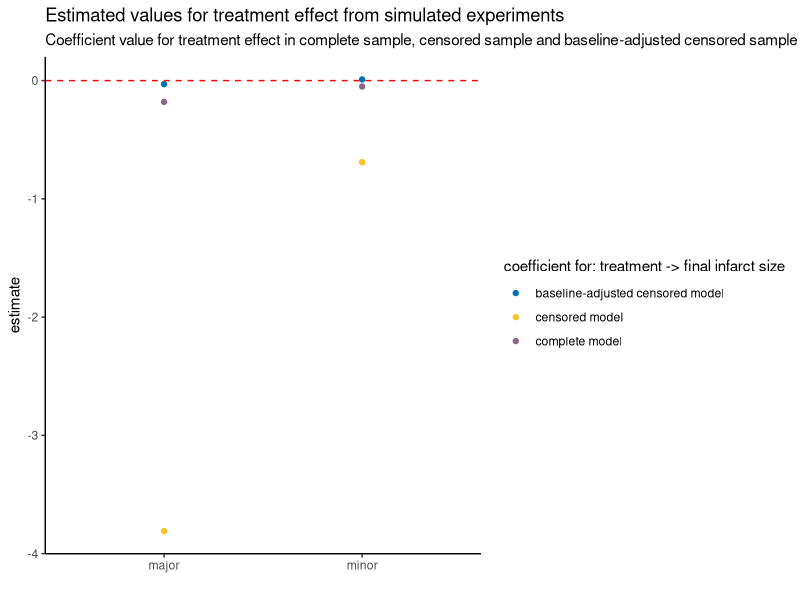

Source code (R): (Note: this script raises an error after producing the figure.)
library(tidyverse)

B=10000

# A bernuoulli prob_A
# L is normal with mean_L and sd_L
# Y = b_0 + b_1*A + b_2*L + rnorm(0,sd_Y)
# W = g_0 + g_1*A + g_2*L + rnorm(0, sd_W)

prob_A = 0.5
mean_L = 190  # from O'Collins (Book Chapter) Table 20.6. infarct size in control cohorts -> However time point is not clear, should we rather use 
# values from Gerriet 2003 (Figure 4)? 
sd_L = 50
b_0 = 50
b_1 = c(0) # this values will be varied to simulate a causal treatment effect 
b_2 = c(1.2) # this values were set according after combining estimates from Gerriet 2003 and O'Collins (Book Chapter): 
# baseline stroke volume is 6h after MCAo, outcome measurement is 24h after MCAo
g_0 = 3
g_1 = c(-10,-60) #this values will be varied to simulate a treatment effect on welfare with different magnitudes  
g_2 = c(-9) #taken from Bederson et al. 1986 
sd_Y = 10
sd_W = 2
cutoff_W = c(0.3)
n = 20 #total number of animals in the experiment

report <- expand_grid(prob_A, mean_L, sd_L, b_0, b_1, b_2, g_0, g_1, g_2, sd_Y, sd_W, cutoff_W, n)

naive_estimate <- matrix(NA_real_, ncol=B, nrow=nrow(report))
adjusted_mod_estimate <- matrix(NA_real_, ncol=B, nrow=nrow(report))
no_exclusion_estimate <- matrix(NA_real_, ncol=B, nrow=nrow(report))

set.seed(5)

# here starts the counting of the row
for (i in 1:nrow(report)) {

# here starts the loop in b
for (b in 1:B) {

# create the dataset
dat <- data.frame(A = rep(0:1,report$prob_A[i]*report$n[i], each=1),
                  L = rnorm(n=report$n[i], mean=report$mean_L[i], sd=report$sd_L[i]))
dat$W <- report$g_0[i] + report$g_1[i]*dat$A + report$g_2[i]*dat$L + rnorm(report$n[i], 0, report$sd_W[i])
dat$Y <- report$b_0[i] + report$b_1[i]*dat$A + report$b_2[i]*dat$L + rnorm(report$n[i], 0, report$sd_Y[i])
dat$W2 <- dat$W >= quantile(dat$W, probs=report$cutoff_W[i]) 
dat_s <- dat %>% filter(W2==TRUE)
naive_estimate[i,b] =  mean(dat_s$Y[dat_s$A==1]) - mean(dat_s$Y[dat_s$A==0])
#interpretation: if values for naive_estimate are < 0 -> treatment is benefial bc it leads to lower infarct volumes at 
#time of outcome assessment 
no_exclusion_estimate[i,b] = mean(dat$Y[dat$A==1]) - mean(dat$Y[dat$A==0])
#interpretation: if values for no_exclusion_estimate are < 0 -> treatment is benefial bc it leads to lower infarct volumes at 
#time of outcome assessment
model<-lm(Y ~ A + L, data = dat_s)
adjusted_mod_estimate[i,b]<-model$coefficients[2]
}
}

# assess bias
apply(naive_estimate, 1, mean)
apply(no_exclusion_estimate, 1, mean)
apply(adjusted_mod_estimate, 1, mean)



#standard deviation
apply(naive_estimate, 1, sd)
apply(no_exclusion_estimate,1,sd)
apply(adjusted_mod_estimate, 1,sd)

df<-data.frame(mean_naive_estimate = round(apply(naive_estimate, 1, mean),2), 
           mean_no_exclusion_estimate = round(apply(no_exclusion_estimate, 1, mean),2),
           mean_adjusted_mod_estimate = round(apply(adjusted_mod_estimate, 1, mean),2), 
           side_effects = c("minor", "major"))

df_long<-df%>%gather(key = model, value = estimate, mean_naive_estimate:mean_adjusted_mod_estimate)

ggplot(df_long) + 
  geom_point(aes(x = side_effects, y = estimate, color = model))+
  scale_color_manual(values = c("#0072B2", "goldenrod1", "plum4"),
                     name = "coefficient for: treatment -> final infarct size",
                     labels= c("baseline-adjusted censored model", "censored model", "complete model"))+
  geom_hline(yintercept = 0, linetype = "dashed", color = "red")+
  labs(title = "Estimated values for treatment effect from simulated experiments",
       subtitle = "Coefficient value for treatment effect in complete sample, censored sample and baseline-adjusted censored sample",
       x= "")+
  theme_classic()
  



range<-range%>% select(c(2,3,5))%>%
  mutate(coefficient = c("biased coefficient", "baseline-adjusted coefficient", "unbiased estimate"))

ggplot(range, aes(x= coefficient, y = Median)) + 
  geom_point(size = 3) + 
  geom_errorbar(aes(ymax = X3rd.Qu., ymin = X1st.Qu., width = 0.2))+ 
  geom_hline(yintercept = 0, linetype = "longdash", alpha = 0.5, color = "red")+
  labs(y = "median and interquartile range of estimated coefficient ", 
       x = "")+
  theme(axis.ticks.y = element_blank(),
        panel.grid.minor = element_blank(), 
        panel.grid.major = element_blank())



#converting estimates table to long format 
long_estimates<-gather(estimates, key = "coefficient", value = "value", c(baseline_adj_coef, coef_biased,estimate_unbiased))

#density plots for the estimates 

ggplot(long_estimates, aes(value, fill = coefficient)) + 
  geom_density(alpha = 0.2)+
  geom_vline(xintercept = c(-50,0, 50), linetype = c("longdash", "solid", "longdash"), color = c("grey", "black", "grey"), size = 1)+
  scale_fill_manual(values = c("#0072B2", "goldenrod1", "plum4"),
                    name = "coefficients", 
                    labels= c("baseline-adjusted censored dataset", "censored dataset", "complete dataset"))+
  labs(title = "Estimated values for treatment effect from simulated experiments",
       subtitle = "Coefficient value for treatment effect in complete sample, censored sample and baseline-adjusted censored sample",
       x= "coefficient value")+
  theme(legend.position = "bottom", 
        panel.background = element_blank(),
        axis.line = element_line())



#density plot: zoomed in to values x(-10,10)


ggplot(long_estimates, aes(value, color= coefficient)) + 
  geom_density(alpha = 0.2)+
  coord_cartesian(xlim = c(-5,5))+
  geom_vline(xintercept = c(mean(estimates$baseline_adj_coef),mean(estimates$coef_biased),mean(estimates$estimate_unbiased)),
             color = c("#0072B2", "goldenrod1", "plum4"))+
  scale_color_manual(values = c("#0072B2", "goldenrod1", "plum4"),
                     name = "coefficients", 
                     labels= c("baseline-adjusted censored dataset", "censored dataset", "complete dataset"))+
  theme(legend.position = "bottom", 
        panel.background = element_blank(),
        axis.line = element_line())+
  labs(title = "Estimated values for treatment effect from simulated experiments",
       subtitle = "Coefficient value for treatment effect in complete sample, censored sample and baseline-adjusted censored sample",
       x= "coefficient value")




hist(naive_estimate)
hist(no_exclusion_estimate)
hist(adjusted_mod_estimate)
